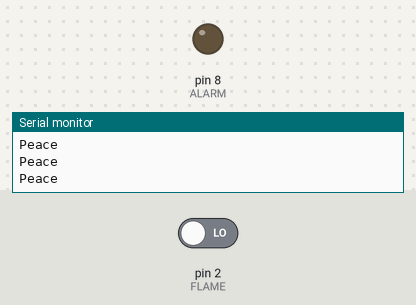
Bench run of a sketch on a simulated Arduino Uno, built with avr-gcc and run on an emulated ATmega328P. On the bench: output pins drawn as LEDs (lit = HIGH), the last lines printed to the serial monitor. The inputs (shaded band) are chosen by the test bench; at power-on: pin 2 (FLAME) LOW.

Above: at 1.2 s.
1.3 s: pin 2 (FLAME) driven HIGH
At 2.1 s:
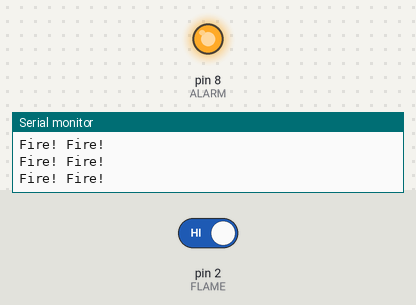
2.9 s: pin 2 (FLAME) driven LOW
At 3.3 s:
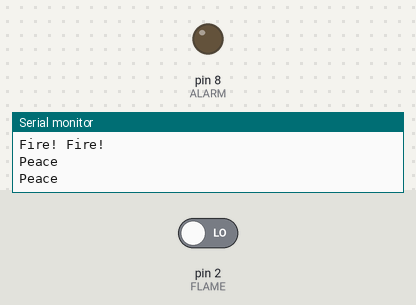
Timing chart, 0 to 5.9 s (numbered marks = the images above; inputs shaded):
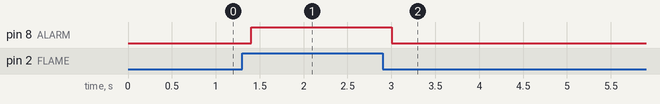

Measured:
- after the input at 1.3 s, pin 8 (ALARM): LOW → HIGH after 0.10 s
- after the input at 2.9 s, pin 8 (ALARM): HIGH → LOW after 0.10 s

The sketch:

Arduino.ino
```cpp
#define FLAME 2 // connect DO pin of sensor to this pin
#define ALARM 8 // pin 8 for Alarm


void setup() {
  Serial.begin(9600);
  Serial.println("Robojax.com Fire Module Test");
  pinMode(FLAME, INPUT);//define FLAME input pin
  pinMode(ALARM, OUTPUT);//define ALARM output pin
  // Flame sensor code for Robojax.com

}

void loop() {
    // Flame sensor code for Robojax.com

  int fire = digitalRead(FLAME);// read FLAME sensor


  if( fire == HIGH)
  {
    digitalWrite(ALARM,HIGH);// set the buzzer ON
    Serial.println("Fire! Fire!");
  }else{
    digitalWrite(ALARM,LOW); // Set the buzzer OFF
    Serial.println("Peace");
    // Flame sensor code for Robojax.com

  }


  delay(200);
}
```
